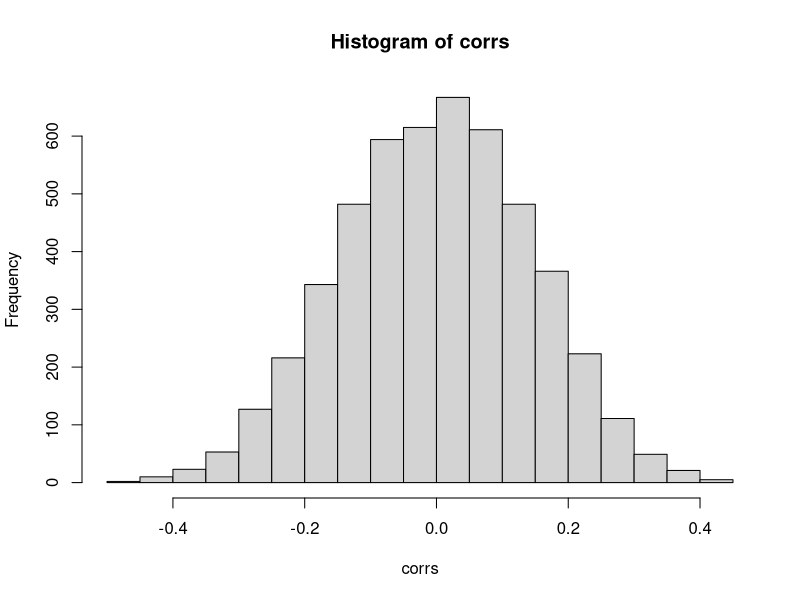
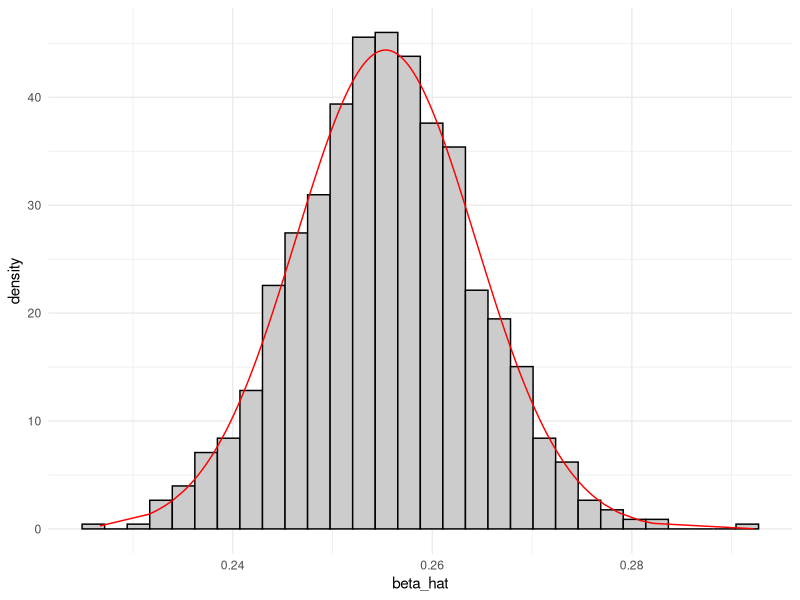

Here is the R script that generated these plots, in order:
## ---- chunk 1
library(boot)
# GENERATE DATA; use a seed for reproducibility
set.seed(4268)
n=50 #number of observations
p=5000 #number of predictors
d=25 #top correlated predictors chosen
#generating predictor data
xs=matrix(rnorm(n*p,0,4),ncol=p,nrow=n) #simple way to to uncorrelated predictors
dim(xs) # n times p
# generate class labels independent of predictors - so if all classifies as class 1 we expect 50% errors in general
ys=c(rep(0,n/2),rep(1,n/2)) #now really 50% of each
table(ys)
## ---- chunk 2
corrs=apply(xs,2,cor,y=ys)
hist(corrs)
selected=order(corrs^2,decreasing = TRUE)[1:d] #top d correlated selected
data=data.frame(ys,xs[,selected])
## ---- chunk 3
logfit=glm(ys~.,family="binomial",data=data)
cost <- function(r, pi = 0) mean(abs(r-pi) > 0.5)
kfold=10
cvres=cv.glm(data=data,cost=cost,glmfit=logfit,K=kfold)
cvres$delta
## ---- chunk 4
reorder=sample(1:n,replace=FALSE)
validclass=NULL
for (i in 1:kfold)
{
  neach=n/kfold
  trainids=setdiff(1:n,(((i-1)*neach+1):(i*neach)))
  traindata=data.frame(xs[reorder[trainids],],ys[reorder[trainids]])
  validdata=data.frame(xs[reorder[-trainids],],ys[reorder[-trainids]])
  colnames(traindata)=colnames(validdata)=c(paste("X",1:p),"y")
  foldcorrs= apply(traindata[,1:p],2,cor,y=traindata[,p+1]) 
  selected=order(foldcorrs^2,decreasing = TRUE)[1:d] #top d correlated selected
  data=traindata[,c(selected,p+1)]
  trainlogfit=glm(y~.,family="binomial",data=data)
  pred=plogis(predict.glm(trainlogfit,newdata=validdata[,selected]))
  validclass=c(validclass,ifelse(pred > 0.5, 1, 0))
}
table(ys[reorder],validclass)
1-sum(diag(table(ys[reorder],validclass)))/n
## ---- chunk 5
library(carData)
boot.fn = function(data, index){
  return(coef(lm(wages~., data = SLID, subset = index)))
}
beta_hat = c()
B = 1000
for(i in 1:B){
  beta_hat[i] = boot.fn(SLID, sample(nrow(SLID), nrow(SLID), replace = T))["age"]
}
## ---- chunk 6
library(ggplot2)
data = data.frame(beta_hat = beta_hat, norm_den = dnorm(beta_hat, mean(beta_hat), sd(beta_hat)))
ggplot(data)+
  geom_histogram(aes(x = beta_hat, y = ..density..),  fill = "grey80", color = "black") +
  geom_line(aes(x = beta_hat, y = norm_den), color = "red")+
  theme_minimal()
## ---- chunk 7
sd(beta_hat)
quantile(beta_hat, c(0.025, 0.975))
c(mean(beta_hat) - 1.96*sd(beta_hat), mean(beta_hat) + 1.96*sd(beta_hat))
## ---- chunk 8
SLID.lm = lm(wages ~ ., data = SLID)
confint(SLID.lm )
## ---- chunk 9
library(boot)
bo = boot(SLID, boot.fn, 1000)
bo
